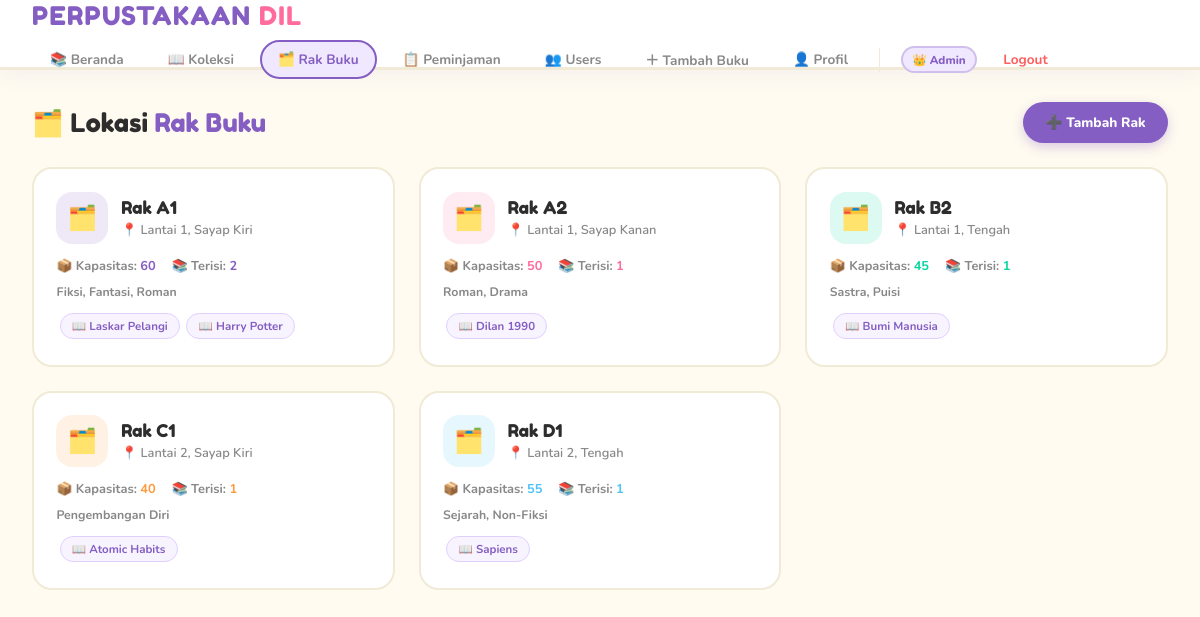
Screenshot of /rak (signed in) with the database file from the repository.
### models.py (models this page shows, shortened)
class User(UserMixin, db.Model):
    __tablename__ = 'users'
    id         = db.Column(db.Integer, primary_key=True)
    nama       = db.Column(db.String(100), nullable=False)
    email      = db.Column(db.String(120), unique=True, nullable=False)
    username   = db.Column(db.String(50), unique=True, nullable=False)
    password   = db.Column(db.String(200), nullable=False)
    hp         = db.Column(db.String(20), default='')
    role       = db.Column(db.String(20), default='pengunjung')  # admin / pengunjung
    created_at = db.Column(db.DateTime, default=datetime.utcnow)
    peminjaman = db.relationship('Peminjaman', backref='user', lazy=True)
    ulasan     = db.relationship('Ulasan', backref='user', lazy=True)

class Rak(db.Model):
    __tablename__ = 'rak'
    id        = db.Column(db.Integer, primary_key=True)
    nama      = db.Column(db.String(50), nullable=False)
    lokasi    = db.Column(db.String(100), default='')
    kategori  = db.Column(db.String(100), default='')
    kapasitas = db.Column(db.Integer, default=30)
    warna     = db.Column(db.String(20), default='#845EC2')
    buku = db.relationship('Buku', backref='rak_obj', lazy=True)

class Buku(db.Model):
    __tablename__ = 'buku'
    id        = db.Column(db.Integer, primary_key=True)
    judul     = db.Column(db.String(200), nullable=False)
    penulis   = db.Column(db.String(100), nullable=False)
    tahun     = db.Column(db.Integer, default=2024)
    genre     = db.Column(db.String(50), default='Lainnya')
    stok      = db.Column(db.Integer, default=1)
    deskripsi = db.Column(db.Text, default='')
    cover     = db.Column(db.String(300), default='')   # filename di uploads/covers/
    cerita    = db.Column(db.Text, default='')
    rak_id    = db.Column(db.Integer, db.ForeignKey('rak.id'), nullable=True)
    created_at = db.Column(db.DateTime, default=datetime.utcnow)
    peminjaman = db.relationship('Peminjaman', backref='buku', lazy=True)
    ulasan     = db.relationship('Ulasan', backref='buku', lazy=True)

### routes/main.py (the view)
@main.route('/rak')
@login_required
def rak():
    daftar_rak = Rak.query.all()
    return render_template('main/rak.html', rak_list=daftar_rak)

### templates/main/rak.html (shortened to what this page needs)
{% extends 'base.html' %}
{% block content %}
<div class="page-header">
  <div class="page-title">🗂️ Lokasi <span>Rak Buku</span></div>
  {% if current_user.role == 'admin' %}
  <button class="btn btn-purple" onclick="document.getElementById('formRak').style.display=document.getElementById('formRak').style.display==='none'?'block':'none'">➕ Tambah Rak</button>
  {% endif %}
</div>
<div class="rak-grid">
{% for r in rak_list %}
  <div class="rak-card">
    <div style="display:flex;align-items:center;gap:.8rem;margin-bottom:.8rem">
      <div class="rak-icon" style="background:{{ r.warna }}22;color:{{ r.warna }}">🗂️</div>
      <div>
        <div class="rak-nama">{{ r.nama }}</div>
        <div class="rak-lokasi">📍 {{ r.lokasi }}</div>
      </div>
    </div>
    <div style="display:flex;gap:1rem;margin-bottom:.6rem">
      <div style="font-size:.8rem;color:var(--muted);font-weight:700">📦 Kapasitas: <b style="color:{{ r.warna }}">{{ r.kapasitas }}</b></div>
      <div style="font-size:.8rem;color:var(--muted);font-weight:700">📚 Terisi: <b style="color:{{ r.warna }}">{{ r.buku|length }}</b></div>
    </div>
    <div style="font-size:.77rem;color:var(--muted);margin-bottom:.6rem;font-weight:700">{{ r.kategori }}</div>
    {% if r.buku %}
    <div>{% for b in r.buku %}<span class="book-chip">📖 {{ b.judul }}</span>{% endfor %}</div>
    {% else %}
    <div style="font-size:.78rem;color:var(--muted);font-style:italic">Belum ada buku di rak ini</div>
    {% endif %}
  </div>
{% else %}
<div class="empty-state">Belum ada rak buku.</div>
{% endfor %}
</div>
{% endblock %}

### templates/base.html (shortened to what this page needs)
<!DOCTYPE html>
<html lang="id">
<head>
<link rel="stylesheet" href="{{ url_for('static', filename='css/style.css') }}">
</head>
<body>
{% if current_user.is_authenticated %}
<header>
  <div class="logo">PERPUSTAKAAN <span>DIL</span></div>
  <nav>
    <a href="{{ url_for('main.index') }}"        class="nav-btn {% if request.endpoint == 'main.index' %}active{% endif %}">📚 Beranda</a>
    <a href="{{ url_for('books.index') }}"        class="nav-btn {% if request.blueprint == 'books' %}active{% endif %}">📖 Koleksi</a>
    <a href="{{ url_for('main.rak') }}"           class="nav-btn {% if request.endpoint == 'main.rak' %}active{% endif %}">🗂️ Rak Buku</a>
    {% if current_user.role == 'admin' %}
    <a href="{{ url_for('peminjaman.index') }}"   class="nav-btn {% if request.blueprint == 'peminjaman' %}active{% endif %}">📋 Peminjaman</a>
    <a href="{{ url_for('main.users') }}"         class="nav-btn {% if request.endpoint == 'main.users' %}active{% endif %}">👥 Users</a>
    <a href="{{ url_for('books.tambah') }}"       class="nav-btn {% if request.endpoint == 'books.tambah' %}active{% endif %}">＋ Tambah Buku</a>
    {% endif %}
    <a href="{{ url_for('main.profil') }}"        class="nav-btn {% if request.endpoint == 'main.profil' %}active{% endif %}">👤 Profil</a>
    <span class="role-badge role-{{ current_user.role }}">
      {{ '👑 Admin' if current_user.role == 'admin' else '👤 ' + current_user.nama }}
    </span>
    <a href="{{ url_for('auth.logout') }}" class="nav-btn btn-logout">Logout</a>
  </nav>
</header>
{% endif %}
<div class="{% if current_user.is_authenticated %}main-wrap{% endif %}">
  {% block content %}{% endblock %}
</div>
</body>
</html>

### static/css/style.css (style rules this page uses)
:root { --bg:#FFFBF0;--bg2:#FFFFFF;--bg3:#F8F4FF;--gold:#845EC2;--gold2:#9B72D0;--cream:#2D2D2D;--text:#2D2D2D;--muted:#888;--accent:#FF5E5E;--green:#06D6A0;--border:rgba(132,94,194,0.18);--pink:#FF6B9D;--yellow:#FFD93D;--teal:#06D6A0;--purple:#845EC2;--orange:#FF9A3C;--blue:#4FC3F7; }
* { margin:0;padding:0;box-sizing:border-box; }
body { background:var(--bg);color:var(--text);font-family:'Nunito',sans-serif;min-height:100vh; }
header { background:var(--bg2);border-bottom:3px solid #F0EAD6;padding:0 2rem;display:flex;align-items:center;justify-content:space-between;height:70px;position:sticky;top:0;z-index:100;box-shadow:0 4px 20px rgba(132,94,194,0.08);flex-wrap:wrap;gap:.5rem; }
.logo { font-family:'Fredoka One',cursive;font-size:1.6rem;color:var(--purple);letter-spacing:.05em;text-decoration:none; }
.logo span { color:var(--pink); }
nav { display:flex;gap:.5rem;align-items:center;flex-wrap:wrap; }
.nav-btn { background:none;border:2px solid transparent;color:var(--muted);font-family:'Nunito',sans-serif;font-size:.85rem;font-weight:700;padding:.5rem 1rem;cursor:pointer;border-radius:50px;transition:all .2s;text-decoration:none;display:inline-block; }
.nav-btn:hover,.nav-btn.active { color:var(--purple);background:#F0E8FF;border-color:var(--purple); }
.btn-logout { color:var(--accent)!important; }
.role-badge { font-size:.72rem;padding:.2rem .6rem;border-radius:20px;font-weight:800;margin-left:.5rem; }
.role-admin { background:#F0E8FF;color:var(--purple);border:2px solid rgba(132,94,194,.3); }
.main-wrap { max-width:1200px;margin:0 auto;padding:2rem; }
.btn { padding:.7rem 1.4rem;border:none;border-radius:50px;cursor:pointer;font-family:'Nunito',sans-serif;font-size:.85rem;font-weight:800;transition:all .2s;text-decoration:none;display:inline-block; }
.btn-purple,.btn-gold { background:var(--purple);color:#fff;box-shadow:0 4px 12px rgba(132,94,194,0.3); }
.page-header,.section-head { display:flex;align-items:center;justify-content:space-between;margin-bottom:1.5rem;flex-wrap:wrap;gap:1rem; }
.page-title,.section-title { font-family:'Fredoka One',cursive;font-size:1.6rem;color:var(--text); }
.page-title span,.section-title span { color:var(--purple); }
.rak-grid { display:grid;grid-template-columns:repeat(auto-fill,minmax(280px,1fr));gap:1.5rem; }
.rak-card { background:#fff;border:2.5px solid #F0EAD6;border-radius:20px;padding:1.4rem;transition:all .2s; }
.rak-icon { width:52px;height:52px;border-radius:16px;display:flex;align-items:center;justify-content:center;font-size:1.5rem;flex-shrink:0; }
.rak-nama { font-family:'Fredoka One',cursive;font-size:1.1rem;color:var(--text); }
.rak-lokasi { font-size:.8rem;color:var(--muted);font-weight:600;margin-top:.2rem; }
.book-chip,.rak-book-chip { background:#F8F4FF;color:var(--purple);font-size:.72rem;padding:.25rem .7rem;border-radius:20px;font-weight:700;border:1.5px solid #E0D0FF;display:inline-block;margin:.2rem; }

### rows the page displays
User: role "👑 Admin"
Rak: nama "Rak A1", lokasi "Lantai 1, Sayap Kiri", kapasitas "60", buku|length "2", kategori "Fiksi, Fantasi, Roman"
Buku: judul "Laskar Pelangi"
Buku: judul "Harry Potter"
Rak: nama "Rak A2", lokasi "Lantai 1, Sayap Kanan", kapasitas "50", buku|length "1", kategori "Roman, Drama"
Buku: judul "Dilan 1990"
Rak: nama "Rak B2", lokasi "Lantai 1, Tengah", kapasitas "45", buku|length "1", kategori "Sastra, Puisi"
Buku: judul "Bumi Manusia"
Rak: nama "Rak C1", lokasi "Lantai 2, Sayap Kiri", kapasitas "40", buku|length "1", kategori "Pengembangan Diri"
Buku: judul "Atomic Habits"
Rak: nama "Rak D1", lokasi "Lantai 2, Tengah", kapasitas "55", buku|length "1", kategori "Sejarah, Non-Fiksi"
Buku: judul "Sapiens"
